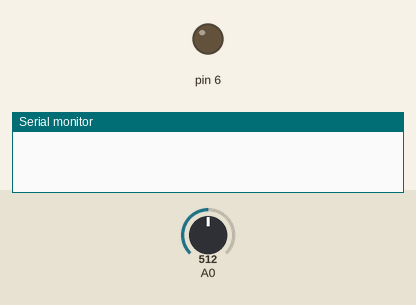
Recording of a sketch running on a simulated Arduino Uno, built with avr-gcc and run on an emulated ATmega328P. Shown: output pins drawn as LEDs (lit = HIGH), the last lines printed to the serial monitor. Inputs (shaded band) come from the test bench; at power-on: A0 = 512.

Above: at 1.2 s.
1.3 s: A0 set to 798
2.8 s: A0 set to 821
At 3.7 s:
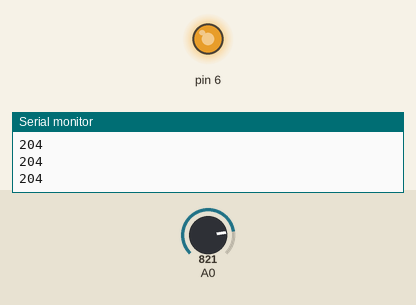
Timing chart, 0 to 5.8 s (numbered marks = the images above; inputs shaded):
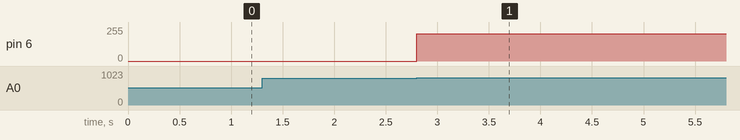

The sketch:

LightAutomaticDetection.ino
```cpp
int x;
float v;
int brightness;

void setup() {
  // put your setup code here, to run once:
  Serial.begin(9600);
  pinMode(6, OUTPUT);
}

void loop() {
  // put your main code here, to run repeatedly:
  x = analogRead(A0);
  brightness = map(x, 0, 1024, 0, 255);

  if(brightness >200) {
  analogWrite(6, brightness);
  Serial.println(brightness);
  delay(200);
  } else {
    analogWrite(6, 0);
  }
}
```

Measured:
- the behaviour switches between 807 and 808 on A0 (found by bisection; images 0 and 1)
- after the input at 1.3 s, every drawn part: stays the same
- after the input at 2.8 s, pin 6: 0/255 → 204/255 at once
